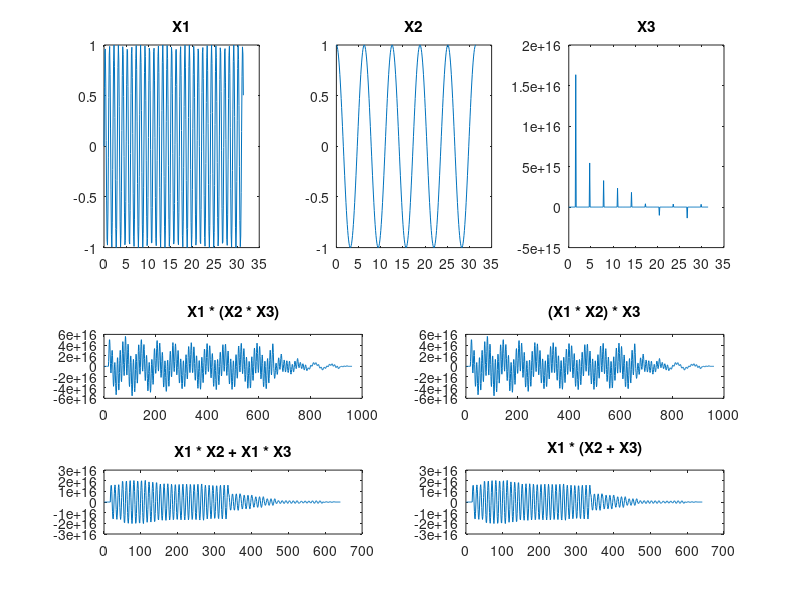

Here is the MATLAB script that generated this plot:
t = 0 : pi / 32 : 10 * pi;
%Signals
x1 = sin(2 * pi * t);
x2 = cos(t);
x3 = tan(t);

subplot(2, 3, 1);
plot(t, x1);
title('X1');
subplot(2, 3, 2);
plot(t, x2);
title('X2');
subplot(2, 3, 3);
plot(t, x3);
title('X3');

%Associative property
subplot(4, 2, 5);
plot(conv(x1, conv(x2, x3)));
title('X1 * (X2 * X3)');
subplot(4, 2, 6);
plot(conv(conv(x1, x2), x3));
title('(X1 * X2) * X3');

%Distributive property
subplot(4, 2, 7);
plot(conv(x1, x2) + conv(x1, x3));
title('X1 * X2 + X1 * X3');
subplot(4, 2, 8);
plot(conv(x1, (x2 + x3)));
title('X1 * (X2 + X3)');
